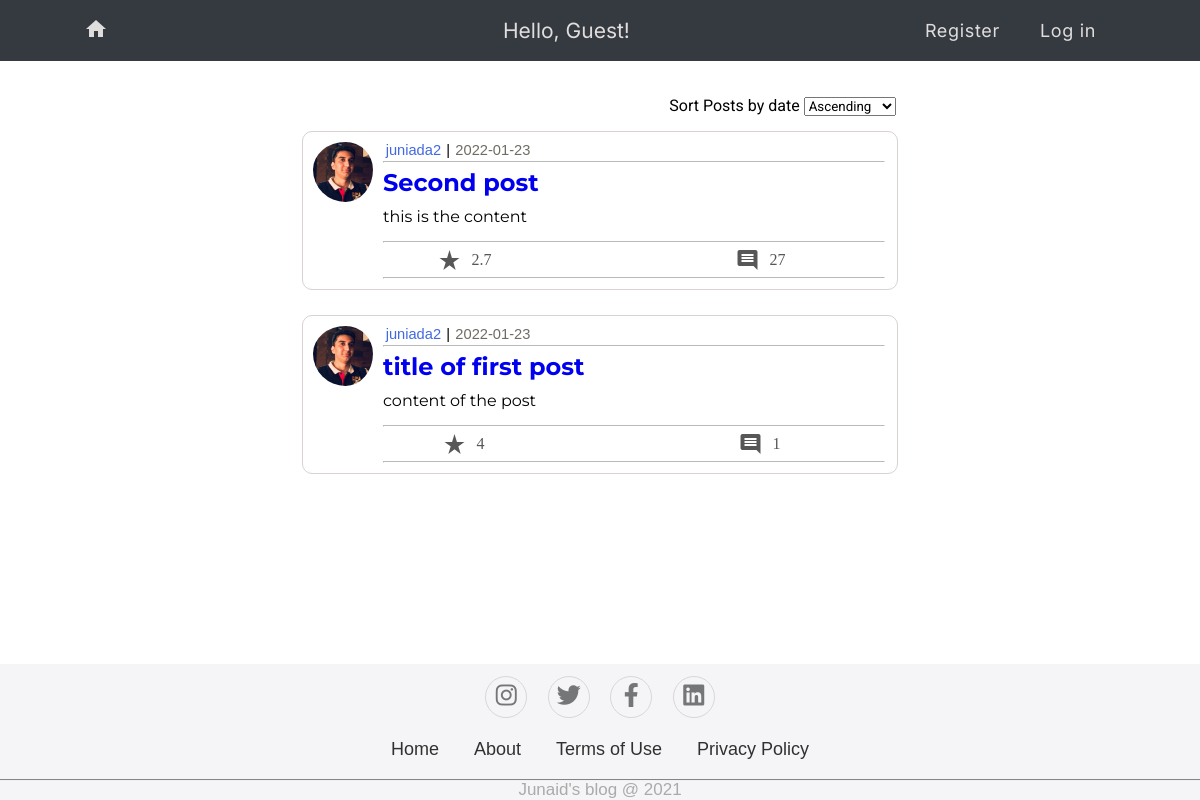
The app's page /, older data.
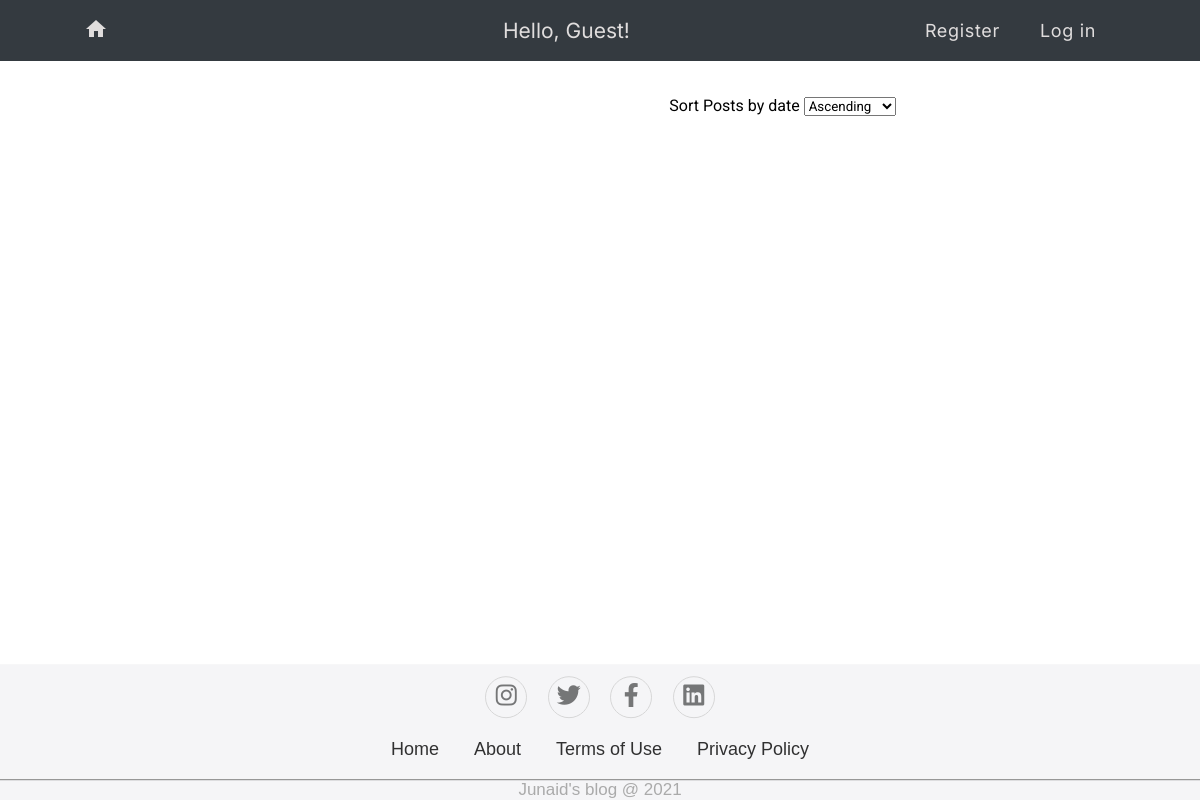
The same page, newer data.
### my_app/models.py (models this page shows, shortened)
class Post(db.Model):
  id = db.Column(db.Integer, primary_key=True)
  date = db.Column(db.DateTime, nullable=False, default=datetime.utcnow)
  title = db.Column(db.Text, nullable=False)
  content = db.Column(db.Text, nullable=False)
  avg_rating = db.Column(db.Integer)
  comments = db.Column(db.Integer,default=0)
  author_id = db.Column(db.Integer, db.ForeignKey('user.id'), nullable=False)

class User(UserMixin,db.Model):
  id = db.Column(db.Integer, primary_key=True)
  first_name = db.Column(db.String(80), unique=False, nullable=False)
  email = db.Column(db.String(120), unique=True, nullable=False)
  username = db.Column(db.String(80), unique=True, nullable=False)
  image_file = db.Column(db.String(20), nullable=False, default='default.jpg')
  hashed_password=db.Column(db.String(128))
  post = db.relationship('Post', backref='author', lazy=True)
  @property
  def password(self):
    raise AttributeError('Password is not readable.')

### my_app/routes.py (the view)
@app.route('/', methods = ['GET', 'POST'])
def home():
  posts = Post.query.order_by(Post.date.desc()).all()
  form = SortPostsForm()
  if form.validate_on_submit():
    if form.sorted.data == 'date_asc':
      posts = Post.query.order_by(Post.date.asc()).all()
    elif form.sorted.data == 'date_desc':
      posts = Post.query.order_by(Post.date.desc()).all()
  return render_template('home.html', posts = posts, form = form)

### my_app/forms.py
class SortPostsForm(FlaskForm):
    sorted = SelectField('sort', choices = [('date_asc', 'Ascending'), ('date_desc', 'Descending')])

### my_app/templates/home.html (shortened to what this page needs)
{% extends 'layout.html' %}
{% block content %}
<div class = 'Sort_Posts' style ='margin-left: 365px; padding-bottom: 15px; font-family: Roboto, sans-serif;'>
  <form id = 'sorting_form' method = 'POST'>
    <span id = 'Sort' > Sort Posts by date </span>
      {{ form.sorted (id = 'sorting_field', style = 'font-family: Roboto, sans-serif')}}
  </form>
</div>
<div class = 'blog_post'>
  {% for post in posts %}
    <div class = 'post_container'>
      <div class = img_post> <img src="{{ url_for('static', filename='img/' + post.author.image_file) }}"></div>
      <div class = "post">
        <div class = 'author_time'>
          <p1> {{ post.author.username }} </p1>
          <span> | </span>
          <p2> {{ post.date.strftime('%Y-%m-%d') }} </p2>
        </div>
        <hr class = 'hr1'>
        <div class = 'post_title'>
          <a href="{{url_for('post', post_id=post.id)}}"> <h2> {{ post.title }} </h2> </a>
        </div>
        <div class = 'short_description'>
          <p> {{ post.content }}</p>
        </div>
        <hr class = hr2>
        <div class = 'post_feedback'>
          <div class = 'post_rating'>
            <span class="material-icons"> star_rate </span>
            {% if post.avg_rating %}
              <p> {{ post.avg_rating }} </p>
            {% else %}
              <p>  </p>
            {% endif %}
          </div>
          <div class = 'comment_text'>
            <span class="material-icons"> comment </span>
            <p> {{ post.comments }} </p>
          </div>
        </div>
        <hr class = hr3>
      </div>
    </div>
  {% endfor %}
</div>
{% endblock %}

### my_app/templates/layout.html (shortened to what this page needs)
<!DOCTYPE html>
<html lang="en">
<head>
    <link rel="stylesheet" href="https://cdnjs.cloudflare.com/ajax/libs/font-awesome/6.0.0-beta3/css/all.min.css" />
    <link rel="stylesheet" href= {{ url_for('static', filename = 'style.css') }}>
    <link rel="stylesheet" href= {{ url_for('static', filename = 'register_loginstyle.css') }}>
    <link rel="stylesheet" href= {{ url_for('static', filename = 'newpoststyle.css') }}>
    <link rel="stylesheet" href= {{ url_for('static', filename = 'poststyle.css') }}>
</head>
<body>
    <header>
        <nav id = 'top_navig_bar'>
            <a href="{{url_for('home')}}" class = 'home_text'> <span class = 'material-icons'> home </span> </a>
            {% if current_user.is_authenticated %}
                {% if current_user.email == 'junaidawan17@gmail.com' %}
                    <p id ='pers_greet3'> Hello, {{ current_user.first_name }} </p>
                {% else %}
                    <p id ='pers_greet1'> Hello, {{ current_user.first_name }} </p>
                {% endif  %}
            {% else %}
            <p id ='pers_greet2'> Hello, Guest! </p>
            {% endif %}
            <ul>
                <li><a href="{{url_for('register')}}"> Register </a></li>
                {% if current_user.is_authenticated %}
                    {% if current_user.email == 'junaidawan17@gmail.com' %}
                        <li><a href="{{url_for('new_post')}}"> New Post </a></li>
                    {% endif %}
                    <li><a href="{{url_for('logout')}}"> Logout </a></li>
                    {% else %}
                    <li><a href="{{url_for('login')}}"> Log in </a></li>
                {% endif %}
            </ul>
        </nav>
    </header>
    <div class = 'main_content'>
        {% block content %}
        {% endblock %}
    </div>
    <footer id = 'footer'>
        <div class = 'social'>
            <a href ='#'><i class="fab fa-instagram"></i></a>
            <a href ='#'><i class="fab fa-twitter"></i></a>
            <a href ='#'><i class="fab fa-facebook-f"></i></a>
            <a href ='#'><i class="fab fa-linkedin"></i></a>
        </div>
        <ul>
            <li><a href = '#'> Home </a></li>
            <li><a href = '#'> About </a></li>
            <li><a href = '#'> Terms of Use </a></li>
            <li><a href = '#'> Privacy Policy </a></li>
        </ul>
        <p> Junaid's blog @ 2021</p>
    </footer>
</body>
</html>

### my_app/static/style.css (style rules this page uses)
* { margin: 0; padding: 0; text-decoration: none; }
html, body { height: 100%; }
body { -webkit-font-smoothing: antialiased; -moz-osx-font-smoothing: grayscale; text-shadow: 1px 1px 1px rgba(0,0,0,0.004); }
body > footer { position: sticky; top: 100vh; }
.main_content { display: grid; justify-items: center; align-items: center; padding-top: 35px; padding-bottom: 50px; }
#top_navig_bar { background: #343a40; box-shadow: 0 5px 10px rbga(0,0,0,.1); font-family: 'Inter', sans-serif; padding: 0px 7%; display: flex; align-items: center; justify-content: space-between; }
.home_text { color:rgb(224, 221, 221) }
#pers_greet2 { color: rgb(224, 221, 221); font-size: 21px; padding-left: 120px; }
#top_navig_bar ul { list-style: none; }
#top_navig_bar ul li { position: relative; float: left; }
#top_navig_bar ul li a { font-size: 18px; letter-spacing: 0.5pt; padding: 20px; color: rgb(224, 221, 221); display: block; }
#footer { font-family: Arial, Helvetica, sans-serif; background-color: #f5f5f7; }
.social { text-align: center; padding-bottom: 15px; padding-top: 10px; color: #4b4c4d; }
.social a { font-size: 24px; color: inherit; border: 1px solid #ccc; width: 40px; height: 40px; line-height: 38px; display: inline-block; text-align: center; border-radius: 50%; margin:2px 8px; opacity: 0.75; }
#footer ul { margin-top: 0; padding: 0; list-style: none; font-size: 18px; line-height: 1.6; margin-bottom: 0; text-align: center; }
#footer ul li a { color: inherit; text-decoration: none; opacity: 0.8; }
#footer ul li { display: inline-block; padding: 0 15px; }
#footer p { margin-top: 15px; text-align: center; font-size: 17px; color: #aaa; border-top: 1px solid gray; }

Row changes from the older to the newer data that the page shows:
removed Post: image_file (placeholder picture), author.username "juniada2", date "2022-01-23", title "Second post", content "this is the content", avg_rating "2.7", comments "27"
removed Post: image_file (placeholder picture), author.username "juniada2", date "2022-01-23", title "title of first post", content "content of the post", avg_rating "4", comments "1"
